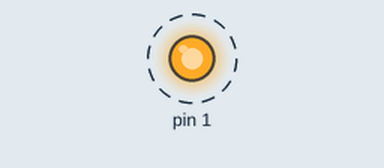
Recording of a sketch running on a simulated Arduino Uno, built with avr-gcc and run on an emulated ATmega328P. Parts: output pins drawn as LEDs (lit = HIGH). Dashed ring = blinking.

Above: at 3.02 s.
Timing chart, 0 to 6.0 s (numbered marks = the images above):
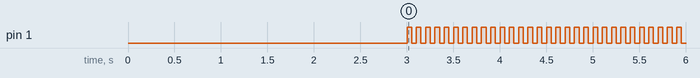

The sketch:

fita_led_1.ino
```cpp
#include <FastLED.h>
#define LED_PIN 5   //DEFINIMOS O PINO DIGITAL "5" DO ARDUINO PARA SER O NOSSO "DIN" DO MÓDULO WS2812
#define NUM_LEDS 200   // O NUMERO DE LEDs QUE TEM NA NOSSA "REGUA/TIRA" DE LEDs.
#define BRIGHTNESS 255   // AUMENTA OU DIMINUI A "VELOCIDADE" QUE OS LEDs MUDAM DE CORES (1 ~ 255).
#define LED_TYPE WS2812   // O MODELO DA NOSSA REGUA DE LEDs (PODERIA SER A WS2812B).
#define COLOR_ORDER GRB   // A ORDEM DAS CORES DA TIRA DE LEDs.
int pausa = 70;
CRGB leds[NUM_LEDS];
//#define UPDATES_PER_SECOND 60   //ATUALIZACAO DO DISPLAY DE LEDs EM 1 SEGUNDO.
CRGBPalette16 currentPalette;
TBlendType    currentBlending;

int a = 0;
void setup() {
  pinMode(1, OUTPUT);
  delay(3000);   //Atraso de segurança na inicialização
//  FastLED.addLeds<LED_TYPE, LED_PIN, COLOR_ORDER>(leds, NUM_LEDS).setCorrection(TypicalLEDStrip);
//  FastLED.setBrightness( BRIGHTNESS );//brilho
//  currentPalette = RainbowColors_p;   //PALHETA DE CORES SENDO UTILIZADA ATUALMENTE!
//  currentBlending = LINEARBLEND;
//  FastLED.clear();
//  apaga();
}

void loop() {
//  if (digitalRead(pulso) > 0) {
//    doisleds();
//    apaga();
//    doisleds();
//    apaga();

//  }

  digitalWrite(1, HIGH);
  delay(50);               // wait for a second
  digitalWrite(1, LOW);
  delay(50);

}

void barra() {
  int a = 0;
  for (a = 0 ; a < NUM_LEDS; a++ ) {
    leds[a] = CRGB::OrangeRed;
    FastLED.show();
    delay(pausa);
  }
}
void apaga() {
  int a = 0;
  for (a = 0 ; a < NUM_LEDS; a++ ) {
    leds[a] = CRGB::Black;
    FastLED.show();
    //delay(pausa-50);
  }
}
//////////////////
void ponto() {
  int a = 0;
  for (a = 0 ; a < NUM_LEDS; a++ ) {
    leds[a] = CRGB::OrangeRed;//OrangeRed;
    FastLED.show();
    delay(pausa);
    leds[a] = CRGB::Black;
  }
}
////////////////////
void doisleds() {
  int a = 0;
  int b = 0;
  int c = 0;
  for (a = 0 ; a < NUM_LEDS; a++ ) {
    leds[a] = CRGB::OrangeRed;//OrangeRed;
    leds[a + 1] = CRGB::OrangeRed;//OrangeRed;

    FastLED.show();
    delay(pausa);
    leds[b] = CRGB::Black;
    b = b + 1;
  }
}
///////////////
void tresleds() {
  int a = 0;
  int b = 0;
  int c = 0;
  for (a = 0 ; a < NUM_LEDS; a++ ) {
    leds[a] = CRGB::OrangeRed;//OrangeRed;
    leds[a + 1] = CRGB::OrangeRed;//OrangeRed;
    leds[a + 2] = CRGB::OrangeRed;//OrangeRed;

    FastLED.show();
    delay(pausa);
    leds[b] = CRGB::Black;
    b = b + 1;
    leds[b] = CRGB::Black;
  }
}
```

Measured:
- by itself, pin 1: alternates HIGH for 0.05 s and LOW for 0.05 s
